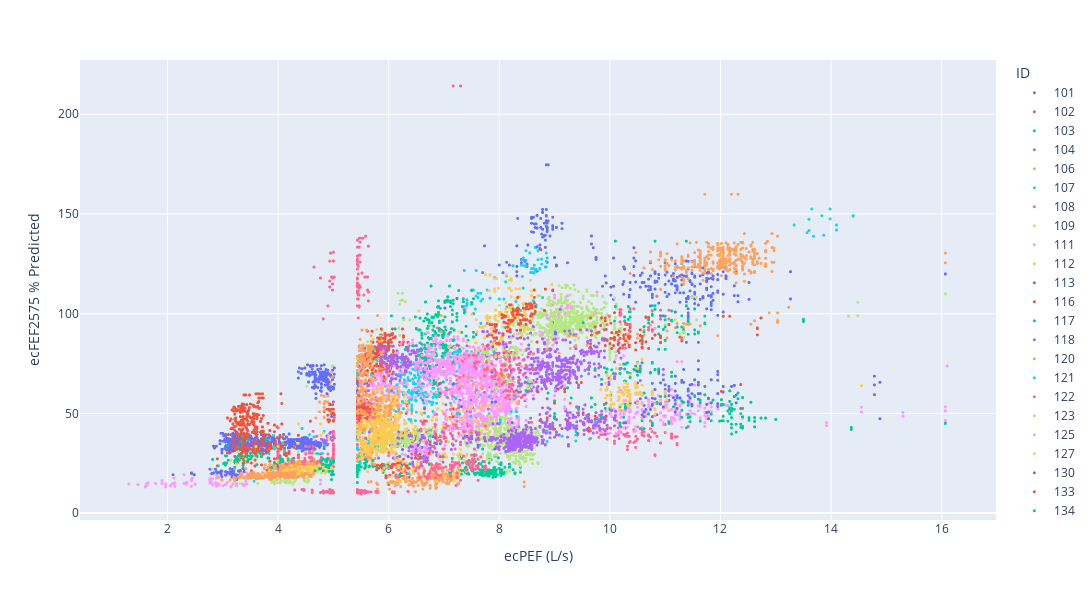

Notebook code for this chart:
### Code cell
def plot_for_df(df):
    df = df.reset_index()
    # fig = px.scatter(df, x="ecPEF (L/s)", y="ecFEF2575", color="ID")
    # fig = px.scatter(df1, x="PEF (L/s)", y="FEF2575", color="ID")
    fig.update_traces(marker=dict(size=3))
    # Update the layout to show othonormal axises
    fig.update_xaxes(range=[0, 17])
    fig.update_yaxes(range=[0, 7.5])
    fig.update_layout(width=1200, height=600)
    # fig.write_image(f"{dh.get_path_to_main()}PlotsBreathe/AR_modelling/{df.ID[0]}.pdf")
    fig.show()
    return


# df1.groupby(by="ID").apply(plot_for_df)
plot_for_df(df1)
